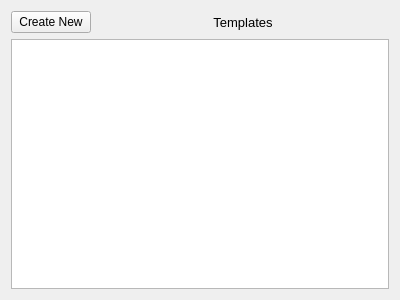
<?xml version="1.0" encoding="UTF-8"?>
<ui version="4.0">
 <class>TemplateList</class>
 <widget class="QWidget" name="TemplateList">
  <property name="geometry">
   <rect>
    <x>0</x>
    <y>0</y>
    <width>400</width>
    <height>300</height>
   </rect>
  </property>
  <property name="windowTitle">
   <string>Form</string>
  </property>
  <layout class="QVBoxLayout" name="verticalLayout_2">
   <item>
    <layout class="QHBoxLayout" name="horizontalLayout" stretch="0,1">
     <item>
      <widget class="QPushButton" name="createNew">
       <property name="text">
        <string>Create New</string>
       </property>
      </widget>
     </item>
     <item>
      <widget class="QLabel" name="label">
       <property name="font">
        <font>
         <pointsize>10</pointsize>
        </font>
       </property>
       <property name="text">
        <string>Templates</string>
       </property>
       <property name="alignment">
        <set>Qt::AlignCenter</set>
       </property>
      </widget>
     </item>
    </layout>
   </item>
   <item>
    <widget class="QTableView" name="tableView"/>
   </item>
   <item>
    <layout class="QVBoxLayout" name="verticalLayout"/>
   </item>
  </layout>
 </widget>
 <resources/>
 <connections/>
</ui>
